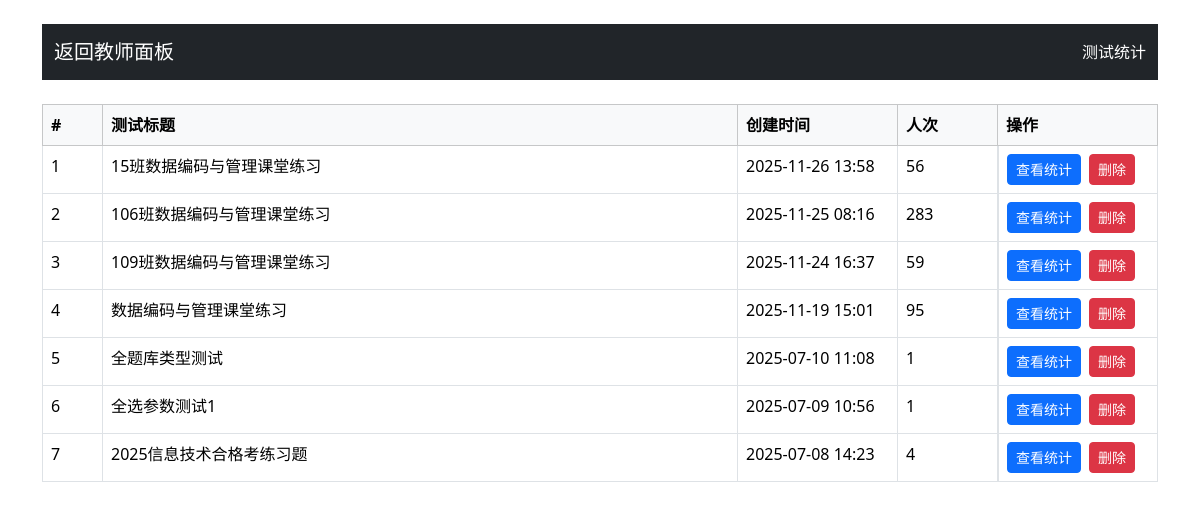
/test_statistics (signed in), run on an earlier commit of the app's database.
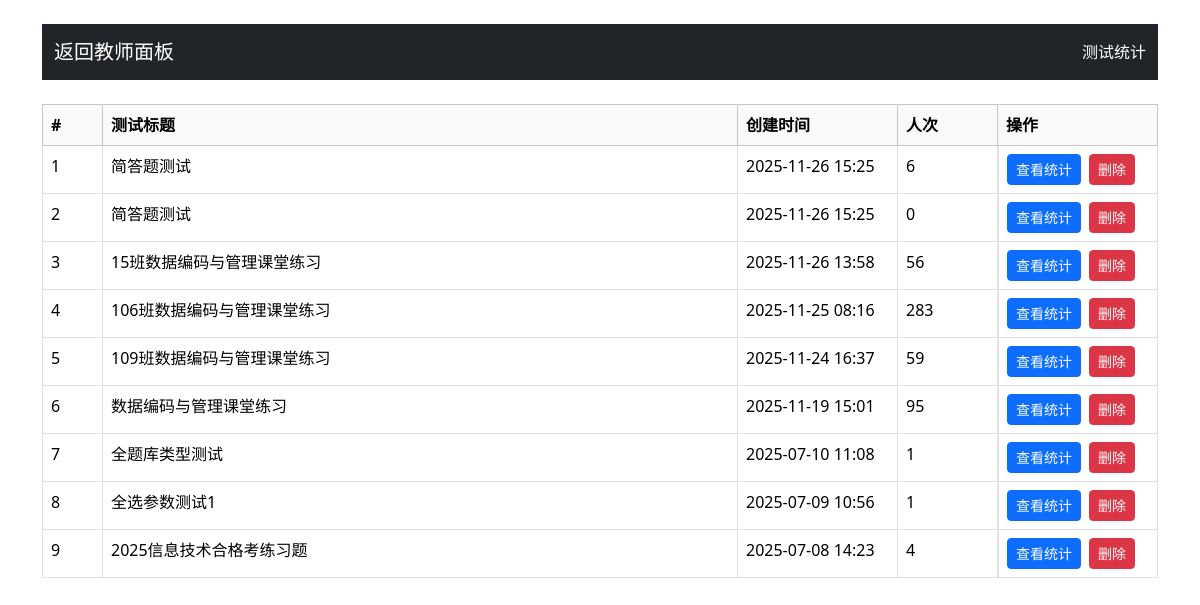
And on a later commit of the database.
### app.py (models this page shows)
class Test(db.Model):
    id = db.Column(db.Integer, primary_key=True)
    title = db.Column(db.String(200), nullable=False)
    single_choice_count = db.Column(db.Integer, default=0)
    multiple_choice_count = db.Column(db.Integer, default=0)
    true_false_count = db.Column(db.Integer, default=0)
    fill_blank_count = db.Column(db.Integer, default=0)
    short_answer_count = db.Column(db.Integer, default=0)
    single_choice_score = db.Column(db.Integer, default=0)
    multiple_choice_score = db.Column(db.Integer, default=0)
    true_false_score = db.Column(db.Integer, default=0)
    fill_blank_score = db.Column(db.Integer, default=0)
    short_answer_score = db.Column(db.Integer, default=0)
    total_score = db.Column(db.Integer, nullable=False)
    created_at = db.Column(db.DateTime, default=datetime.utcnow)
    is_active = db.Column(db.Boolean, default=True)
    single_choice_bank_id = db.Column(db.Integer)
    multiple_choice_bank_id = db.Column(db.Integer)
    true_false_bank_id = db.Column(db.Integer)
    fill_blank_bank_id = db.Column(db.Integer)
    short_answer_bank_id = db.Column(db.Integer)
    allow_student_choice = db.Column(db.Boolean, default=False)

### app.py (the view)
@app.route('/test_statistics')
def test_statistics():
    if 'role' not in session or session['role'] != 'teacher':
        return redirect(url_for('teacher_login'))
    tests = Test.query.order_by(Test.created_at.desc()).all()
    data = []
    for t in tests:
        cnt = TestResult.query.filter_by(test_id=t.id).count()
        data.append({'test': t, 'count': cnt})
    return render_template('test_statistics.html', tests=data)

### app.py (called while the page is built)
def to_bj(dt: datetime):
    return (dt + BJ_OFFSET) if dt else dt

def bjtime_filter(value, fmt='%Y-%m-%d %H:%M'):
    if not value:
        return ''
    return to_bj(value).strftime(fmt)

### templates/test_statistics.html (shortened to what this page needs)
<!DOCTYPE html>
<html lang="zh">
<head>
    <link href="{{ url_for('static', filename='bootstrap/css/bootstrap.min.css') }}" rel="stylesheet">
</head>
<body class="container mt-4">
    <nav class="navbar navbar-dark bg-dark mb-4">
        <div class="container-fluid">
            <a href="{{ url_for('teacher_dashboard') }}" class="navbar-brand"> 返回教师面板</a>
            <span class="navbar-text text-white">测试统计</span>
        </div>
    </nav>
    {% if tests %}
    <table class="table table-bordered">
        <thead class="table-light">
            <tr>
                <th style="width:60px">#</th>
                <th>测试标题</th>
                <th style="width:160px">创建时间</th>
                <th style="width:100px">人次</th>
                <th style="width:160px">操作</th>
            </tr>
        </thead>
        <tbody>
            {% for test in tests %}
            <tr>
                <td>{{ loop.index }}</td>
                <td>{{ test.test.title }}</td>
                <td>{{ test.test.created_at|bjtime }}</td>
                <td>{{ test.count }}</td>
                <td class="d-flex">
                    <a href="{{ url_for('get_test_statistics', test_id=test.test.id) }}" class="btn btn-sm btn-primary me-2">查看统计</a>
                    <form method="post" action="{{ url_for('delete_test', test_id=test.test.id) }}" onsubmit="return confirm('确定删除此测试及其成绩吗？');">
                        <button type="submit" class="btn btn-sm btn-danger">删除</button>
                    </form>
                </td>
            </tr>
            {% endfor %}
        </tbody>
    </table>
    {% else %}
    <div class="alert alert-info">暂无测试数据</div>
    {% endif %}
</body>
</html>

What changed in the data, as far as the page shows it:
added Test: test "简答题测试", test.created_at|bjtime "2025-11-26 15:25"
added Test: test "简答题测试", test.created_at|bjtime "2025-11-26 15:25"
Also different on the page:
new list line: "1 6 查看统计 删除"
new list line: "2 0 查看统计 删除"
